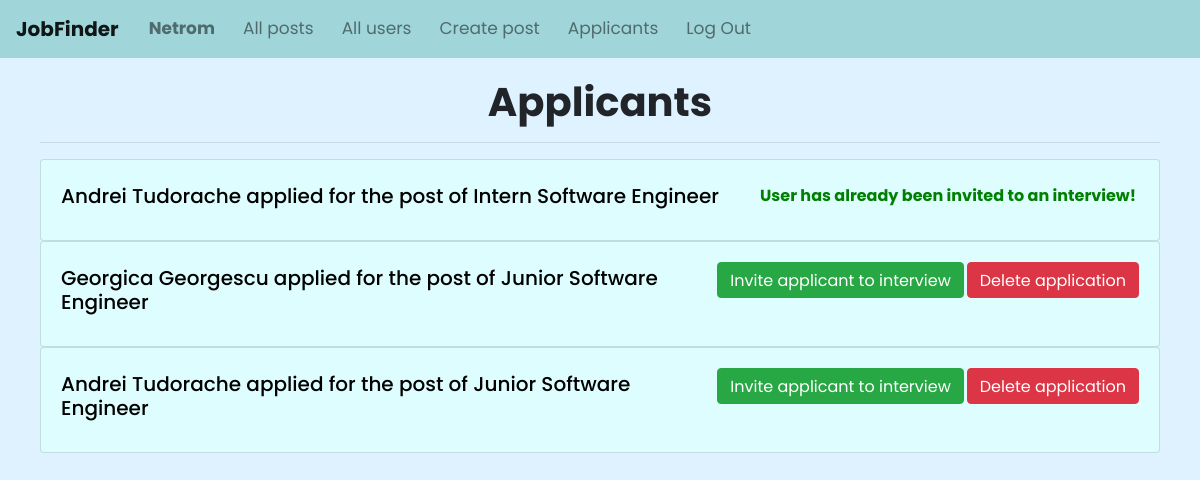
/applicants (signed in), run on an earlier commit of the app's database.
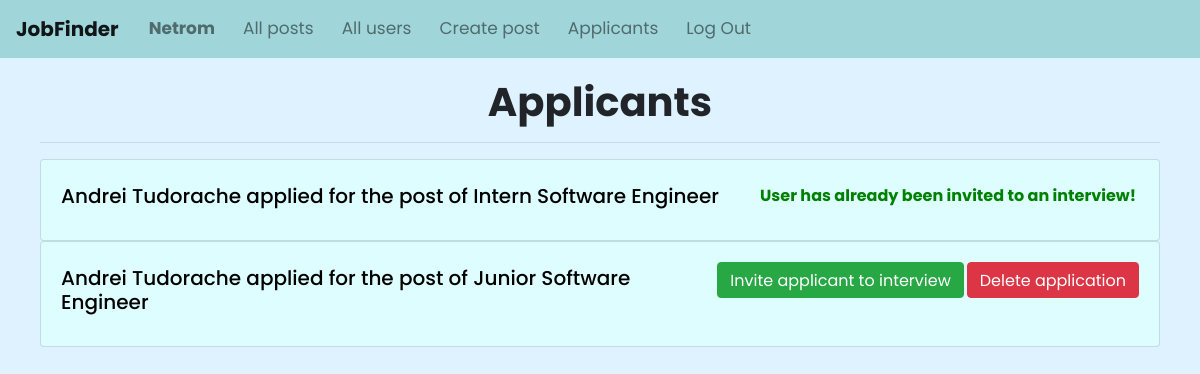
And on a later commit of the database.
### JobFinderApp/models.py (models this page shows, shortened)
class User(AbstractUser):
    description = models.CharField(max_length=500, blank=True, null=True)
    birth_date = models.DateField(blank=True, null=True)
    field = models.CharField(max_length=500, blank=True, null=True)
    is_company = models.BooleanField(default=False)
    location = models.CharField(max_length=100, blank=True, null=True)
    link_to_location = models.CharField(max_length=200, blank=True, null=True)
    class Meta:
        ordering = ['-id']

class Job(models.Model):
    user = models.ForeignKey(User, on_delete=models.CASCADE, related_name="job_posts")
    applicants = models.ManyToManyField(User, related_name="applications", blank=True)
    accepted = models.ManyToManyField(User, related_name="accepted", blank=True)
    title = models.CharField(max_length=50)
    level = models.CharField(max_length=50)
    color = models.CharField(max_length=50, blank=True, null=True)
    description = models.TextField(max_length=2000)
    requirements = models.TextField(max_length=1500)
    compensation = models.TextField(max_length=1500, default="None")
    field = models.CharField(max_length=500, blank=True, null=True)
    class Meta:
        ordering = ['-id']

### JobFinderApp/views.py (the view)
# urls.py: path("applicants", views.applicants, name="applicants"),
def applicants(request):
    if request.user.is_company:
        app = Message.objects.filter(company = request.user)
        for a in app:
            if a.date < datetime.date.today():
                a.job.accepted.remove(a.person)
                a.delete()
        return render(request, "JobFinderApp/applicants.html", {
            "posts": Job.objects.filter(user = request.user)
        })

### JobFinderApp/templates/JobFinderApp/applicants.html (shortened to what this page needs)
{% extends "JobFinderApp/layout.html" %}
{% load static %}
{% block body %}
    <div class="container-fluid" style="padding: 20px 40px;">
        <h1 style="text-align: center;"><strong>Applicants</strong></h1>
        <hr>
        {% for post in posts %}
            {% for applicant in post.applicants.all %}
                <a href="{% url 'profile' applicant.username %}" style="text-decoration: none; color: black;">
                    <div class="card post">
                        <div class="card-body">
                            {% if applicant not in post.accepted.all %}
                                <form style="display: inline;" action="{% url 'reject' applicant.id %}" method="POST">
                                    <button class="btn btn-danger pb-1" style="float: right;" type="submit">Delete application</button>
                                </form>
                                <button id="btn_{{ post.id }}_{{ applicant.id }}" data-id="{{ post.id }}_{{ applicant.id }}" class="btn btn-success pb-1" style="float: right; margin-right: 3px">Invite applicant to interview</button>
                            {% else %}
                                <span style="float: right; color:green; margin-right: 3px;" class="pt-1"><strong>User has already been invited to an interview!</strong></span>
                            {% endif %}
                            <h5 class="card-title pt-1">{{ applicant.first_name }} {{ applicant.last_name}} applied for the post of {{ post.title }}</h5>
                        </div>
                    </div>
                </a>
            {% endfor %}
        {% endfor %}
    </div>
{% endblock %}

### JobFinderApp/templates/JobFinderApp/layout.html (shortened to what this page needs)
{% load static %}
<!DOCTYPE html>
<html lang="en">
    <head>
        <link rel="stylesheet" href="https://stackpath.bootstrapcdn.com/bootstrap/4.4.1/css/bootstrap.min.css">
        <link href="{% static 'JobFinderApp/styles.css' %}" rel="stylesheet">
    </head>
    <body>
        <nav class="navbar navbar-expand-md navbar-light" style="background-color: rgb(160, 214, 218); font-size: 17px;">
            <a class="navbar-brand" href="{% url 'index' %}"><strong>JobFinder</strong></a>
            <div class="collapse navbar-collapse" id="navbarNav">
              <ul class="nav navbar-nav">
                {% if request.user.is_authenticated %}
                    <li class="nav-item">
                        <a class="nav-link" href="{% url 'profile' request.user.username %}"><strong>{{ request.user.username }}</strong></a>
                    </li>
                    <li class="nav-item">
                        <a class="nav-link" href="{% url 'posts' 'all' 'any' %}">All posts</a>
                    </li>
                    <li class="nav-item">
                        <a class="nav-link" href="{% url 'users' 'all' %}">All users</a>
                    </li>
                    {% if request.user.is_company %}
                        <li class="nav-item">
                            <a class="nav-link" href="{% url 'create_post' %}">Create post</a>
                        </li>
                        <li class="nav-item">
                            <a class="nav-link" href="{% url 'applicants' %}">Applicants</a>
                        </li>
                    {% else %}
                        <li class="nav-item">
                            <a class="nav-link" href="{% url 'interviews' %}">Interviews and applications</a>
                        </li>
                    {% endif %}
                    <li class="nav-item">
                        <a class="nav-link" href="{% url 'logout' %}">Log Out</a>
                    </li>
                {% endif %}
              </ul>
            </div>
          </nav>
        {% block body %}
        {% endblock %}
    </body>
</html>

### JobFinderApp/static/JobFinderApp/styles.css (style rules this page uses)
.post { background-color: rgb(221, 253, 255); transition: background-color 300ms ease-in; cursor: pointer; }
html, body { margin:0px; height:100%; background: #def2ff; font-family: 'Poppins', sans-serif; }
nav div ul li { margin: 0 6px; }

What changed in the data, as far as the page shows it:
changed Job "Junior Software Engineer": loses User (first_name "Georgica", last_name "Georgescu", {{ post.title }} "Junior Software Engineer")
